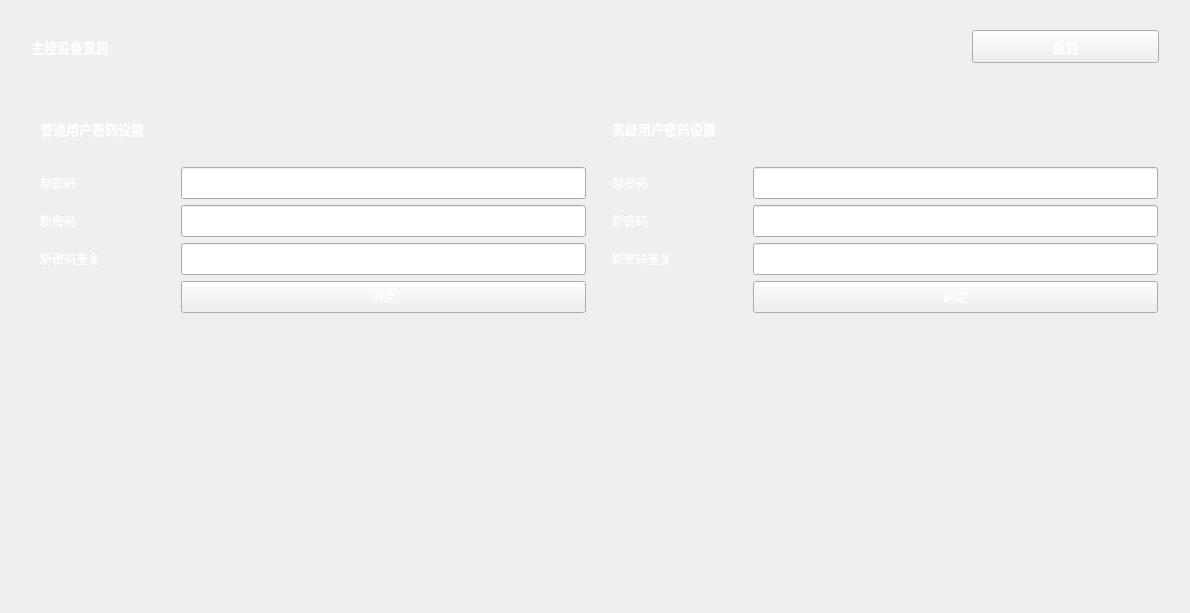
<?xml version="1.0" encoding="UTF-8"?>
<ui version="4.0">
 <class>otherForm</class>
 <widget class="QWidget" name="otherForm">
  <property name="geometry">
   <rect>
    <x>0</x>
    <y>0</y>
    <width>1190</width>
    <height>613</height>
   </rect>
  </property>
  <property name="sizePolicy">
   <sizepolicy hsizetype="Ignored" vsizetype="Ignored">
    <horstretch>0</horstretch>
    <verstretch>0</verstretch>
   </sizepolicy>
  </property>
  <property name="windowTitle">
   <string>Form</string>
  </property>
  <layout class="QGridLayout" name="gridLayout_3">
   <item row="0" column="0">
    <widget class="QFrame" name="verticalFrame">
     <property name="sizePolicy">
      <sizepolicy hsizetype="Ignored" vsizetype="Ignored">
       <horstretch>0</horstretch>
       <verstretch>0</verstretch>
      </sizepolicy>
     </property>
     <layout class="QVBoxLayout" name="verticalLayout" stretch="1,5,5">
      <property name="leftMargin">
       <number>10</number>
      </property>
      <property name="topMargin">
       <number>10</number>
      </property>
      <property name="rightMargin">
       <number>10</number>
      </property>
      <property name="bottomMargin">
       <number>10</number>
      </property>
      <item>
       <widget class="QFrame" name="horizontalFrame">
        <property name="sizePolicy">
         <sizepolicy hsizetype="Ignored" vsizetype="Ignored">
          <horstretch>0</horstretch>
          <verstretch>0</verstretch>
         </sizepolicy>
        </property>
        <layout class="QHBoxLayout" name="horizontalLayout" stretch="5,1">
         <property name="leftMargin">
          <number>10</number>
         </property>
         <property name="rightMargin">
          <number>10</number>
         </property>
         <item>
          <widget class="QLabel" name="label">
           <property name="sizePolicy">
            <sizepolicy hsizetype="Ignored" vsizetype="Ignored">
             <horstretch>0</horstretch>
             <verstretch>0</verstretch>
            </sizepolicy>
           </property>
           <property name="font">
            <font>
             <family>Adobe 黑体 Std R</family>
             <pointsize>10</pointsize>
             <weight>75</weight>
             <bold>true</bold>
            </font>
           </property>
           <property name="styleSheet">
            <string notr="true">color: rgb(255, 255, 255);</string>
           </property>
           <property name="text">
            <string>主控设备重启</string>
           </property>
          </widget>
         </item>
         <item>
          <widget class="QPushButton" name="resetMaster">
           <property name="sizePolicy">
            <sizepolicy hsizetype="Ignored" vsizetype="Ignored">
             <horstretch>0</horstretch>
             <verstretch>0</verstretch>
            </sizepolicy>
           </property>
           <property name="font">
            <font>
             <family>Adobe 黑体 Std R</family>
             <pointsize>10</pointsize>
             <weight>75</weight>
             <bold>true</bold>
            </font>
           </property>
           <property name="styleSheet">
            <string notr="true">color: rgb(255, 255, 255);</string>
           </property>
           <property name="text">
            <string>重启</string>
           </property>
          </widget>
         </item>
        </layout>
       </widget>
      </item>
      <item>
       <widget class="QFrame" name="horizontalFrame_2">
        <property name="sizePolicy">
         <sizepolicy hsizetype="Ignored" vsizetype="Ignored">
          <horstretch>0</horstretch>
          <verstretch>0</verstretch>
         </sizepolicy>
        </property>
        <layout class="QHBoxLayout" name="horizontalLayout_2" stretch="0,0">
         <property name="rightMargin">
          <number>1</number>
         </property>
         <item>
          <widget class="QFrame" name="frame">
           <layout class="QGridLayout" name="gridLayout" rowstretch="2,1,1,1,1" columnstretch="1,3">
            <property name="leftMargin">
             <number>10</number>
            </property>
            <property name="topMargin">
             <number>10</number>
            </property>
            <property name="rightMargin">
             <number>10</number>
            </property>
            <property name="bottomMargin">
             <number>10</number>
            </property>
            <item row="3" column="1">
             <widget class="QLineEdit" name="lineEdit_3">
              <property name="sizePolicy">
               <sizepolicy hsizetype="Ignored" vsizetype="Ignored">
                <horstretch>0</horstretch>
                <verstretch>0</verstretch>
               </sizepolicy>
              </property>
              <property name="font">
               <font>
                <family>Adobe 黑体 Std R</family>
               </font>
              </property>
              <property name="styleSheet">
               <string notr="true"/>
              </property>
              <property name="inputMethodHints">
               <set>Qt::ImhHiddenText|Qt::ImhNoAutoUppercase|Qt::ImhNoPredictiveText|Qt::ImhSensitiveData</set>
              </property>
              <property name="echoMode">
               <enum>QLineEdit::Password</enum>
              </property>
             </widget>
            </item>
            <item row="3" column="0">
             <widget class="QLabel" name="label_5">
              <property name="sizePolicy">
               <sizepolicy hsizetype="Ignored" vsizetype="Ignored">
                <horstretch>0</horstretch>
                <verstretch>0</verstretch>
               </sizepolicy>
              </property>
              <property name="font">
               <font>
                <family>Adobe 黑体 Std R</family>
               </font>
              </property>
              <property name="styleSheet">
               <string notr="true">color: rgb(255, 255, 255);</string>
              </property>
              <property name="text">
               <string>新密码重复</string>
              </property>
             </widget>
            </item>
            <item row="1" column="1">
             <widget class="QLineEdit" name="lineEdit">
              <property name="sizePolicy">
               <sizepolicy hsizetype="Ignored" vsizetype="Ignored">
                <horstretch>0</horstretch>
                <verstretch>0</verstretch>
               </sizepolicy>
              </property>
              <property name="font">
               <font>
                <family>Adobe 黑体 Std R</family>
               </font>
              </property>
              <property name="styleSheet">
               <string notr="true"/>
              </property>
              <property name="inputMethodHints">
               <set>Qt::ImhHiddenText|Qt::ImhNoAutoUppercase|Qt::ImhNoPredictiveText|Qt::ImhSensitiveData</set>
              </property>
              <property name="echoMode">
               <enum>QLineEdit::Password</enum>
              </property>
             </widget>
            </item>
            <item row="2" column="1">
             <widget class="QLineEdit" name="lineEdit_2">
              <property name="sizePolicy">
               <sizepolicy hsizetype="Ignored" vsizetype="Ignored">
                <horstretch>0</horstretch>
                <verstretch>0</verstretch>
               </sizepolicy>
              </property>
              <property name="font">
               <font>
                <family>Adobe 黑体 Std R</family>
               </font>
              </property>
              <property name="styleSheet">
               <string notr="true"/>
              </property>
              <property name="inputMethodHints">
               <set>Qt::ImhHiddenText|Qt::ImhNoAutoUppercase|Qt::ImhNoPredictiveText|Qt::ImhSensitiveData</set>
              </property>
              <property name="echoMode">
               <enum>QLineEdit::Password</enum>
              </property>
             </widget>
            </item>
            <item row="1" column="0">
             <widget class="QLabel" name="label_3">
              <property name="sizePolicy">
               <sizepolicy hsizetype="Ignored" vsizetype="Ignored">
                <horstretch>0</horstretch>
                <verstretch>0</verstretch>
               </sizepolicy>
              </property>
              <property name="font">
               <font>
                <family>Adobe 黑体 Std R</family>
               </font>
              </property>
              <property name="styleSheet">
               <string notr="true">color: rgb(255, 255, 255);</string>
              </property>
              <property name="text">
               <string>原密码</string>
              </property>
             </widget>
            </item>
            <item row="0" column="0" colspan="2" alignment="Qt::AlignLeft|Qt::AlignVCenter">
             <widget class="QLabel" name="label_2">
              <property name="font">
               <font>
                <family>Adobe 黑体 Std R</family>
                <pointsize>10</pointsize>
                <weight>75</weight>
                <bold>true</bold>
               </font>
              </property>
              <property name="styleSheet">
               <string notr="true">color: rgb(255, 255, 255);</string>
              </property>
              <property name="text">
               <string>普通用户密码设置</string>
              </property>
             </widget>
            </item>
            <item row="2" column="0">
             <widget class="QLabel" name="label_4">
              <property name="sizePolicy">
               <sizepolicy hsizetype="Ignored" vsizetype="Ignored">
                <horstretch>0</horstretch>
                <verstretch>0</verstretch>
               </sizepolicy>
              </property>
              <property name="font">
               <font>
                <family>Adobe 黑体 Std R</family>
               </font>
              </property>
              <property name="styleSheet">
               <string notr="true">color: rgb(255, 255, 255);</string>
              </property>
              <property name="text">
               <string>新密码</string>
              </property>
             </widget>
            </item>
            <item row="4" column="1">
             <widget class="QPushButton" name="setNormalPW">
              <property name="sizePolicy">
               <sizepolicy hsizetype="Ignored" vsizetype="Ignored">
                <horstretch>0</horstretch>
                <verstretch>0</verstretch>
               </sizepolicy>
              </property>
              <property name="font">
               <font>
                <family>Adobe 黑体 Std R</family>
               </font>
              </property>
              <property name="styleSheet">
               <string notr="true">color: rgb(255, 255, 255);</string>
              </property>
              <property name="text">
               <string>确定</string>
              </property>
             </widget>
            </item>
           </layout>
          </widget>
         </item>
         <item>
          <widget class="QFrame" name="frame_2">
           <layout class="QGridLayout" name="gridLayout_2" rowstretch="2,1,1,1,1" columnstretch="1,3">
            <property name="leftMargin">
             <number>10</number>
            </property>
            <property name="topMargin">
             <number>10</number>
            </property>
            <property name="rightMargin">
             <number>10</number>
            </property>
            <property name="bottomMargin">
             <number>10</number>
            </property>
            <item row="3" column="0">
             <widget class="QLabel" name="label_9">
              <property name="sizePolicy">
               <sizepolicy hsizetype="Ignored" vsizetype="Ignored">
                <horstretch>0</horstretch>
                <verstretch>0</verstretch>
               </sizepolicy>
              </property>
              <property name="font">
               <font>
                <family>Adobe 黑体 Std R</family>
               </font>
              </property>
              <property name="styleSheet">
               <string notr="true">color: rgb(255, 255, 255);</string>
              </property>
              <property name="text">
               <string>新密码重复</string>
              </property>
             </widget>
            </item>
            <item row="2" column="1">
             <widget class="QLineEdit" name="lineEdit_5">
              <property name="sizePolicy">
               <sizepolicy hsizetype="Ignored" vsizetype="Ignored">
                <horstretch>0</horstretch>
                <verstretch>0</verstretch>
               </sizepolicy>
              </property>
              <property name="font">
               <font>
                <family>Adobe 黑体 Std R</family>
               </font>
              </property>
              <property name="styleSheet">
               <string notr="true"/>
              </property>
              <property name="inputMethodHints">
               <set>Qt::ImhHiddenText|Qt::ImhNoAutoUppercase|Qt::ImhNoPredictiveText|Qt::ImhSensitiveData</set>
              </property>
              <property name="echoMode">
               <enum>QLineEdit::Password</enum>
              </property>
             </widget>
            </item>
            <item row="2" column="0">
             <widget class="QLabel" name="label_8">
              <property name="sizePolicy">
               <sizepolicy hsizetype="Ignored" vsizetype="Ignored">
                <horstretch>0</horstretch>
                <verstretch>0</verstretch>
               </sizepolicy>
              </property>
              <property name="font">
               <font>
                <family>Adobe 黑体 Std R</family>
               </font>
              </property>
              <property name="styleSheet">
               <string notr="true">color: rgb(255, 255, 255);</string>
              </property>
              <property name="text">
               <string>新密码</string>
              </property>
             </widget>
            </item>
            <item row="0" column="0" colspan="2" alignment="Qt::AlignLeft|Qt::AlignVCenter">
             <widget class="QLabel" name="label_6">
              <property name="font">
               <font>
                <family>Adobe 黑体 Std R</family>
                <pointsize>10</pointsize>
                <weight>75</weight>
                <bold>true</bold>
               </font>
              </property>
              <property name="styleSheet">
               <string notr="true">color: rgb(255, 255, 255);</string>
              </property>
              <property name="text">
               <string>高级用户密码设置</string>
              </property>
             </widget>
            </item>
            <item row="3" column="1">
             <widget class="QLineEdit" name="lineEdit_6">
              <property name="sizePolicy">
               <sizepolicy hsizetype="Ignored" vsizetype="Ignored">
                <horstretch>0</horstretch>
                <verstretch>0</verstretch>
               </sizepolicy>
              </property>
              <property name="font">
               <font>
                <family>Adobe 黑体 Std R</family>
               </font>
              </property>
              <property name="styleSheet">
               <string notr="true"/>
              </property>
              <property name="inputMethodHints">
               <set>Qt::ImhHiddenText|Qt::ImhNoAutoUppercase|Qt::ImhNoPredictiveText|Qt::ImhSensitiveData</set>
              </property>
              <property name="echoMode">
               <enum>QLineEdit::Password</enum>
              </property>
             </widget>
            </item>
            <item row="1" column="0">
             <widget class="QLabel" name="label_7">
              <property name="sizePolicy">
               <sizepolicy hsizetype="Ignored" vsizetype="Ignored">
                <horstretch>0</horstretch>
                <verstretch>0</verstretch>
               </sizepolicy>
              </property>
              <property name="font">
               <font>
                <family>Adobe 黑体 Std R</family>
               </font>
              </property>
              <property name="styleSheet">
               <string notr="true">color: rgb(255, 255, 255);</string>
              </property>
              <property name="text">
               <string>原密码</string>
              </property>
             </widget>
            </item>
            <item row="1" column="1">
             <widget class="QLineEdit" name="lineEdit_4">
              <property name="sizePolicy">
               <sizepolicy hsizetype="Ignored" vsizetype="Ignored">
                <horstretch>0</horstretch>
                <verstretch>0</verstretch>
               </sizepolicy>
              </property>
              <property name="font">
               <font>
                <family>Adobe 黑体 Std R</family>
               </font>
              </property>
              <property name="styleSheet">
               <string notr="true"/>
              </property>
              <property name="inputMethodHints">
               <set>Qt::ImhHiddenText|Qt::ImhNoAutoUppercase|Qt::ImhNoPredictiveText|Qt::ImhSensitiveData</set>
              </property>
              <property name="echoMode">
               <enum>QLineEdit::Password</enum>
              </property>
             </widget>
            </item>
            <item row="4" column="1">
             <widget class="QPushButton" name="setMasterPW">
              <property name="sizePolicy">
               <sizepolicy hsizetype="Ignored" vsizetype="Ignored">
                <horstretch>0</horstretch>
                <verstretch>0</verstretch>
               </sizepolicy>
              </property>
              <property name="font">
               <font>
                <family>Adobe 黑体 Std R</family>
               </font>
              </property>
              <property name="styleSheet">
               <string notr="true">color: rgb(255, 255, 255);</string>
              </property>
              <property name="text">
               <string>确定</string>
              </property>
             </widget>
            </item>
           </layout>
          </widget>
         </item>
        </layout>
       </widget>
      </item>
      <item>
       <widget class="QFrame" name="horizontalFrame_3">
        <property name="sizePolicy">
         <sizepolicy hsizetype="Ignored" vsizetype="Ignored">
          <horstretch>0</horstretch>
          <verstretch>0</verstretch>
         </sizepolicy>
        </property>
        <layout class="QHBoxLayout" name="horizontalLayout_3"/>
       </widget>
      </item>
     </layout>
    </widget>
   </item>
  </layout>
 </widget>
 <resources/>
 <connections/>
</ui>
